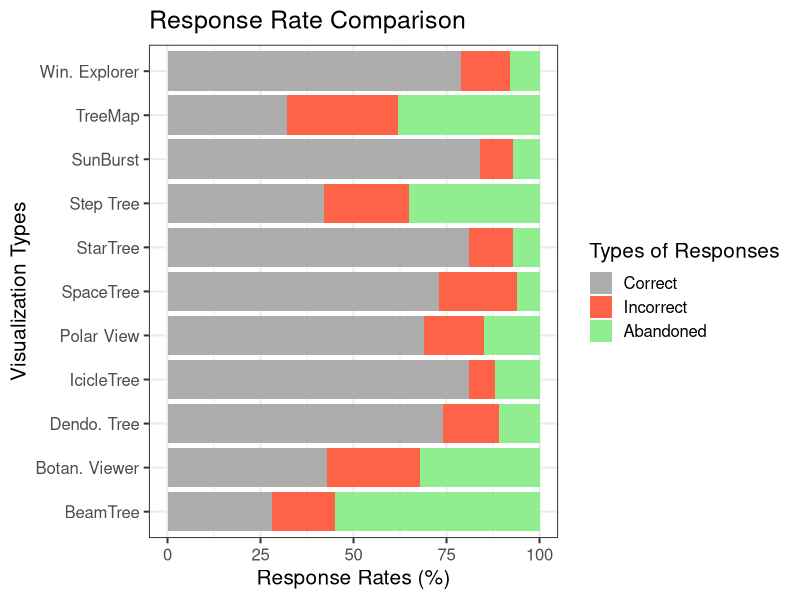

Write the R code that produced this figure.
## ---- chunk 1
library(dplyr)
library(tidyr)
library(ggplot2)

viz_names <- c("TreeMap","Botan. Viewer","SunBurst","IcicleTree","SpaceTree","Win. Explorer","BeamTree","StarTree","Dendo. Tree", "Polar View", "Step Tree")
z_cor_rates <- (c(.32, .43, .84, .81, .73, .79, .28, .81, .74, .69, .42)) * 100
abd_rates <- (c(.38, .32, .07, .12, .06, .08, .55, .07, .11, .15, .35)) * 100
err_rates <- 100 - (z_cor_rates + abd_rates)

df <- data.frame(viz_names, z_cor_rates, err_rates, abd_rates)

df_long <- df %>%
  gather("Type", "Rates", -viz_names)

ggplot(df_long, aes(x = viz_names, y = Rates, fill = Type)) + geom_col() +
  coord_flip() + theme_bw(base_size = 15) + ggtitle("Response Rate Comparison") +
  labs(x="Visualization Types", y="Response Rates (%)", fill="Types of Responses") +
  scale_fill_manual(values=c("grey68", "tomato", "lightgreen"), 
                       name="Types of Responses",
                       breaks=c("z_cor_rates", "err_rates", "abd_rates"),
                       labels=c("Correct", "Incorrect", "Abandoned"))
  
